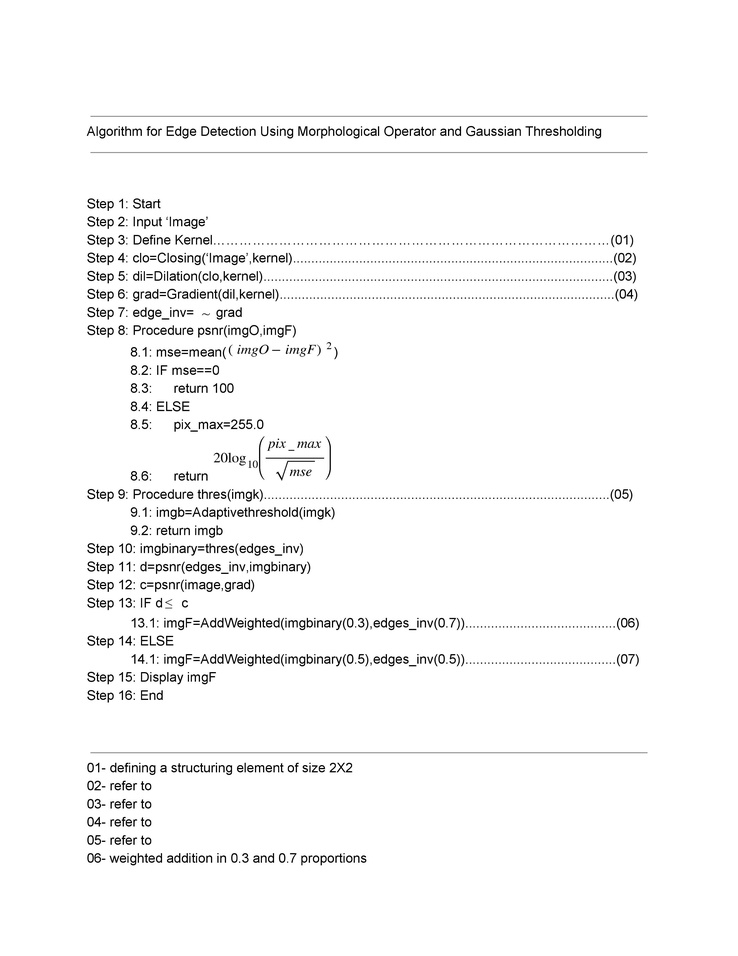
#> input picture SAMPLE IMAGES/0001.jpg, 738 x 956 px, shrunk from 2550 x 3300 before the run
$ python -i edged.py   (imports and definitions only)
#> lines starting #> are read from the running program, lines starting #| are printed output that depends on the picture
#> further down, picture is the input picture: shape (956, 738, 3); min 0, max 255, mean 248.2
import cv2
import numpy as np
import math
from matplotlib import pyplot as plt

def morphoedgedetect(imgj):
	kernel = np.ones((2,2),np.uint8)

	closing = cv2.morphologyEx(imgj, cv2.MORPH_CLOSE, kernel)
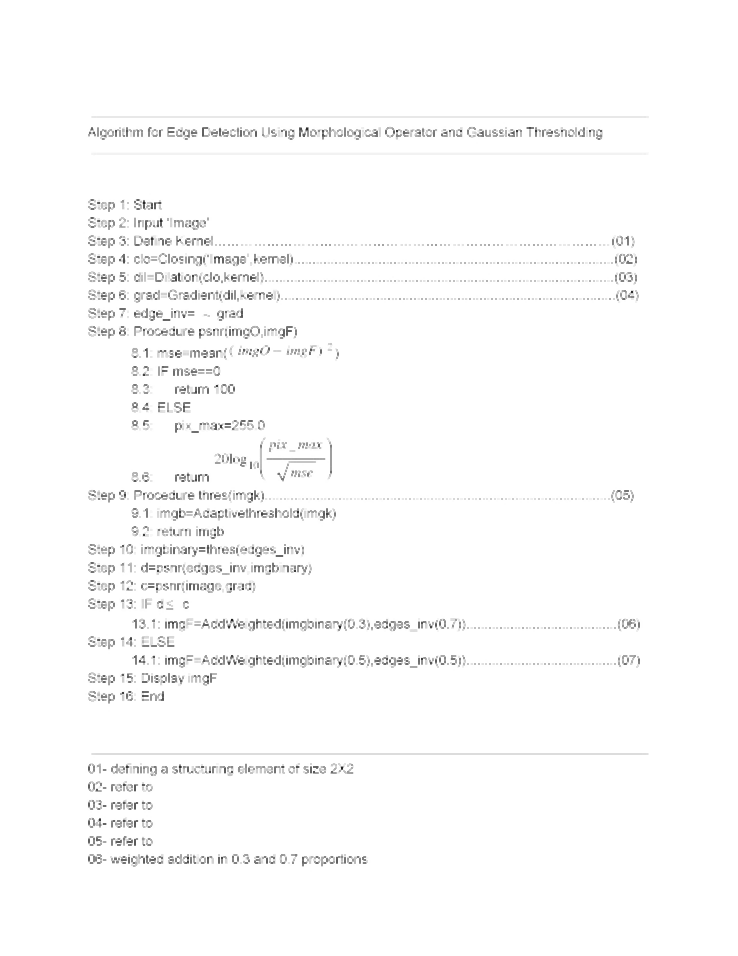
#> closing: shape (956, 738, 3); min 35, max 255, mean 251.2
	dilation = cv2.dilate(closing,kernel,iterations = 1)
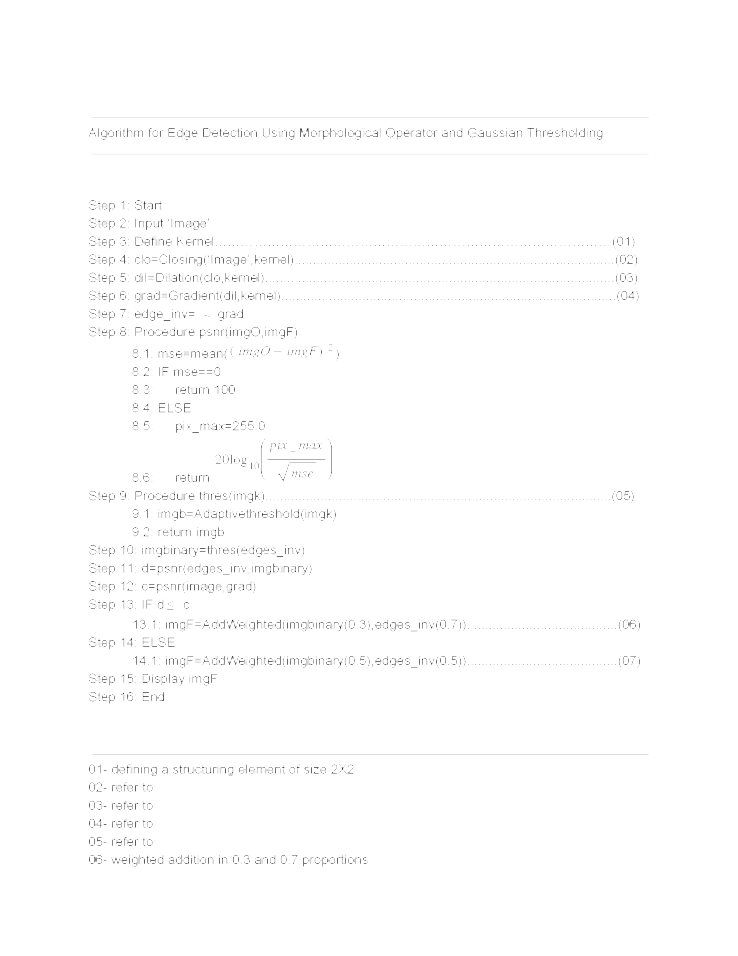
#> dilation: shape (956, 738, 3); min 35, max 255, mean 253.4

	gradient = cv2.morphologyEx(dilation, cv2.MORPH_GRADIENT, kernel)
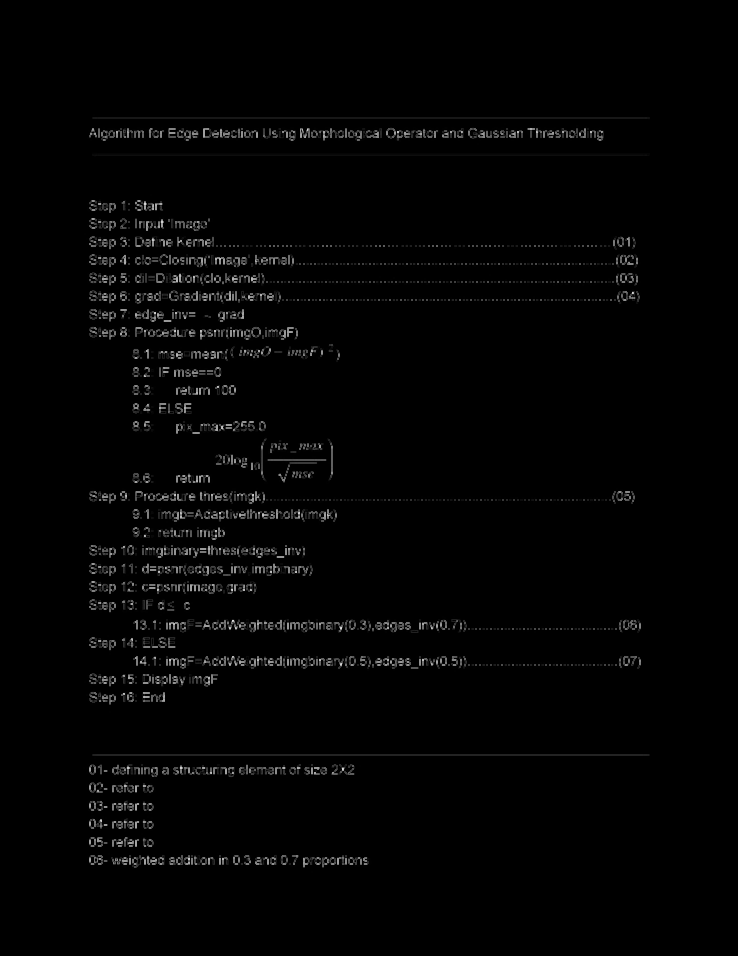
#> gradient: shape (956, 738, 3); min 0, max 220, mean 3.7


	edges_inv = cv2.bitwise_not(gradient)
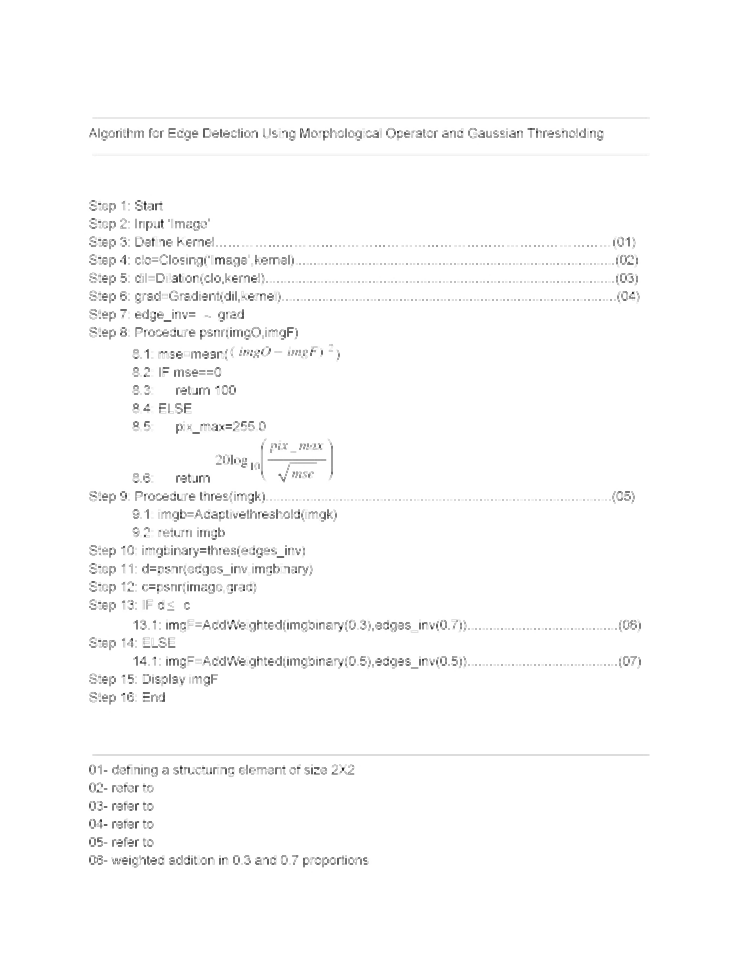
#> edges_inv: shape (956, 738, 3); min 35, max 255, mean 251.3

	def psnr(imgORI, imgFIN):
	    mse = np.mean( (imgORI - imgFIN) ** 2 )
	    if mse == 0:
	      return 100
	    PIXEL_MAX = 255.0
	    return 20 * math.log10(PIXEL_MAX / math.sqrt(mse))


	def thres(imgk):
#> (the run stopped early here; a loop or call above may not have finished)
